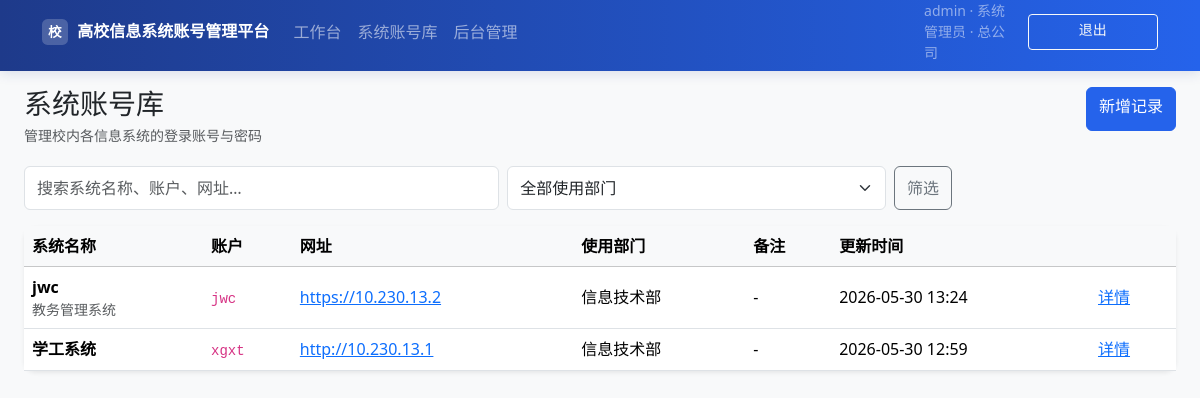
Page /credentials/ (signed in) on the committed database.
### app/models.py (models this page shows, shortened)
class User(UserMixin, db.Model):
    __tablename__ = "users"
    id = db.Column(db.Integer, primary_key=True)
    username = db.Column(db.String(80), unique=True, nullable=False, index=True)
    email = db.Column(db.String(120), unique=True, nullable=False)
    password_hash = db.Column(db.String(256), nullable=False)
    role_level = db.Column(db.Integer, default=ROLE_USER, nullable=False)
    org_id = db.Column(db.Integer, db.ForeignKey("organizations.id"), nullable=True)
    is_active = db.Column(db.Boolean, default=True)
    created_at = db.Column(db.DateTime, default=datetime.utcnow)
    owned_credentials = db.relationship(
        "Credential", backref="owner", lazy=True, foreign_keys="Credential.owner_id"
    )
    permissions = db.relationship("CredentialPermission", backref="user", lazy=True)
    @property
    def role_name(self) -> str:
        return ROLE_LABELS.get(self.role_level, "未知")
    def is_superadmin(self) -> bool:
        return self.role_level == ROLE_SUPERADMIN
    def can_manage_users(self) -> bool:
        return self.role_level <= ROLE_ORG_ADMIN
    def can_write_credentials(self) -> bool:
        return self.role_level <= ROLE_MANAGER

class Organization(db.Model):
    __tablename__ = "organizations"
    id = db.Column(db.Integer, primary_key=True)
    name = db.Column(db.String(120), nullable=False)
    parent_id = db.Column(db.Integer, db.ForeignKey("organizations.id"), nullable=True)
    created_at = db.Column(db.DateTime, default=datetime.utcnow)
    parent = db.relationship("Organization", remote_side=[id], backref="children")
    users = db.relationship("User", backref="organization", lazy=True)
    credentials = db.relationship("Credential", backref="organization", lazy=True)

class Credential(db.Model):
    __tablename__ = "credentials"
    id = db.Column(db.Integer, primary_key=True)
    system_name = db.Column(db.String(200), nullable=False)  # 系统名称
    account = db.Column(db.String(200), default="")  # 账户
    password_encrypted = db.Column(db.Text, default="")  # 密码（加密存储）
    url = db.Column(db.String(500), default="")  # 网址
    use_department = db.Column(db.String(120), default="")  # 使用部门
    system_type = db.Column(db.String(80), default="")  # 系统类型
    notes = db.Column(db.Text, default="")  # 备注
    visibility = db.Column(db.String(20), default=VIS_ORG)
    org_id = db.Column(db.Integer, db.ForeignKey("organizations.id"), nullable=True)
    owner_id = db.Column(db.Integer, db.ForeignKey("users.id"), nullable=False)
    created_at = db.Column(db.DateTime, default=datetime.utcnow)
    updated_at = db.Column(db.DateTime, default=datetime.utcnow, onupdate=datetime.utcnow)
    grants = db.relationship(
        "CredentialPermission", backref="credential", lazy=True, cascade="all, delete-orphan"
    )
    @property
    def department_display(self) -> str:
        if self.use_department:
            return self.use_department
        if self.organization:
            return self.organization.name
        return "-"

### app/routes/credentials.py (the view, shortened to what this page needs)
@bp.route("/")
@login_required
def list_credentials():
    q = request.args.get("q", "").strip().lower()
    dept = request.args.get("dept", "").strip()
    creds = visible_credentials(current_user)
    if dept:
        creds = [c for c in creds if c.use_department == dept or c.department_display == dept]
    departments = sorted({c.department_display for c in visible_credentials(current_user) if c.department_display != "-"})
    return render_template(
        "credentials/list.html",
        credentials=creds,
        q=q,
        dept=dept,
        departments=departments,
        system_types=SYSTEM_TYPES,
        manager_own_only=current_user.role_level == ROLE_MANAGER,
    )

### app/permissions.py (called while the page is built, shortened)
def can_view_credential(user, cred: Credential) -> bool:
    if user.is_superadmin():
        return True

def visible_credentials(user):
    return [c for c in Credential.query.order_by(Credential.updated_at.desc()).all() if can_view_credential(user, c)]

### app/templates/credentials/list.html (shortened to what this page needs)
{% extends "base.html" %}
{% block content %}
<div class="page-header">
  <div>
    <h2 class="mb-1">系统账号库</h2>
    <p class="text-muted mb-0 small">管理校内各信息系统的登录账号与密码</p>
  </div>
  {% if current_user.can_write_credentials() %}
  <a class="btn btn-primary d-none d-md-inline-flex" href="{{ url_for('credentials.create') }}">新增记录</a>
  {% endif %}
</div>
<form class="row g-2 mb-3 filter-form" method="get">
  <div class="col-12 col-md-5">
    <input type="search" name="q" value="{{ q }}" class="form-control" placeholder="搜索系统名称、账户、网址…">
  </div>
  <div class="col-12 col-md-4">
    <select name="dept" class="form-select">
      <option value="">全部使用部门</option>
    </select>
  </div>
  <div class="col-12 col-md-auto">
    <button class="btn btn-outline-secondary w-100">筛选</button>
  </div>
</form>
<div class="card border-0 shadow-sm desktop-table">
  <div class="table-responsive">
    <table class="table table-hover mb-0 align-middle">
      <thead class="table-light">
        <tr>
          <th>系统名称</th>
          <th>账户</th>
          <th>网址</th>
          <th>使用部门</th>
          <th>备注</th>
          <th>更新时间</th>
          <th></th>
        </tr>
      </thead>
      <tbody>
        {% for cred in credentials %}
        <tr>
          <td>
            <strong>{{ cred.system_name }}</strong>
            {% if cred.system_type %}<div class="small text-muted">{{ cred.system_type }}</div>{% endif %}
          </td>
          <td><code>{{ cred.account or '-' }}</code></td>
          <td class="text-truncate" style="max-width:160px">
            {% if cred.url %}<a href="{{ cred.url }}" target="_blank" title="{{ cred.url }}">{{ cred.url }}</a>{% else %}-{% endif %}
          </td>
          <td>{{ cred.department_display }}</td>
          <td class="text-truncate" style="max-width:140px" title="{{ cred.notes }}">{{ cred.notes or '-' }}</td>
          <td>{{ cred.updated_at.strftime('%Y-%m-%d %H:%M') }}</td>
          <td><a href="{{ url_for('credentials.detail', cred_id=cred.id) }}">详情</a></td>
        </tr>
        {% else %}
        <tr><td colspan="7" class="text-center text-muted py-4">暂无系统账号记录</td></tr>
        {% endfor %}
      </tbody>
    </table>
  </div>
</div>
{% endblock %}

### app/templates/base.html (shortened to what this page needs)
<!DOCTYPE html>
<html lang="zh-CN">
<head>
  <link href="https://cdn.jsdelivr.net/npm/bootstrap@5.3.3/dist/css/bootstrap.min.css" rel="stylesheet">
  <link href="{{ url_for('static', filename='css/app.css') }}" rel="stylesheet">
</head>
<body class="bg-light {% if current_user.is_authenticated %}has-mobile-nav{% endif %}">
<nav class="navbar navbar-expand-lg navbar-dark uni-nav">
  <div class="container-fluid container-lg">
    <a class="navbar-brand fw-bold site-brand" href="{{ url_for('main.index') }}">
      <span class="brand-badge">校</span>
      <span class="brand-full d-none d-md-inline">{{ SITE_NAME }}</span>
    </a>
    {% if current_user.is_authenticated %}
    <div class="collapse navbar-collapse" id="nav">
      <ul class="navbar-nav me-auto d-none d-lg-flex">
        <li class="nav-item"><a class="nav-link" href="{{ url_for('main.dashboard') }}">工作台</a></li>
        <li class="nav-item"><a class="nav-link" href="{{ url_for('credentials.list_credentials') }}">系统账号库</a></li>
        {% if current_user.can_manage_users() %}
        <li class="nav-item"><a class="nav-link" href="{{ url_for('admin.index') }}">后台管理</a></li>
        {% endif %}
      </ul>
      <div class="navbar-user-panel py-2 py-lg-0">
        <div class="user-meta text-white-50 small mb-2 mb-lg-0">
          {{ current_user.username }} · {{ current_user.role_name }}
          {% if current_user.organization %}<br class="d-lg-none"><span class="d-lg-none">{{ current_user.organization.name }}</span>{% endif %}
          <span class="d-none d-lg-inline">{% if current_user.organization %} · {{ current_user.organization.name }}{% endif %}</span>
        </div>
        <a class="btn btn-outline-light btn-sm w-100 w-lg-auto" href="{{ url_for('auth.logout') }}">退出</a>
      </div>
    </div>
    {% else %}
    <a class="btn btn-outline-light btn-sm ms-auto" href="{{ url_for('auth.login') }}">登录</a>
    {% endif %}
  </div>
</nav>
<main class="container-fluid container-lg main-content px-3 px-lg-4 pb-4">
  {% block content %}{% endblock %}
</main>
</body>
</html>

### app/static/css/app.css (style rules this page uses)
:root { --uni-primary: #2563eb; --uni-primary-dark: #1e3a8a; --uni-nav-height: 3.5rem; --uni-bottom-nav-height: 3.75rem; --safe-bottom: env(safe-area-inset-bottom, 0px); }
html { -webkit-text-size-adjust: 100%; scroll-behavior: smooth; }
body { min-height: 100vh; min-height: 100dvh; font-size: 16px; line-height: 1.5; padding-bottom: calc(var(--safe-bottom) + 1rem); }
body.has-mobile-nav { padding-bottom: calc(var(--uni-bottom-nav-height) + var(--safe-bottom) + 0.5rem); }
.main-content { padding-top: 1rem; max-width: 1200px; }
.uni-nav { background: linear-gradient(90deg, var(--uni-primary-dark) 0%, var(--uni-primary) 100%); padding-top: env(safe-area-inset-top, 0px); box-shadow: 0 2px 12px rgba(30, 58, 138, 0.15); }
.site-brand { font-size: 1rem; max-width: calc(100vw - 5rem); overflow: hidden; text-overflow: ellipsis; white-space: nowrap; }
.brand-badge { display: inline-flex; align-items: center; justify-content: center; width: 1.6rem; height: 1.6rem; margin-right: 0.35rem; border-radius: 0.35rem; background: rgba(255, 255, 255, 0.2); font-size: 0.85rem; flex-shrink: 0; }
.navbar-user-panel { border-top: 1px solid rgba(255, 255, 255, 0.15); margin-top: 0.5rem; padding-top: 0.75rem; }
@media (min-width: 992px) { .navbar-user-panel { display: flex; align-items: center; gap: 0.75rem; border-top: none; margin-top: 0; padding-top: 0; } }
.page-header { display: flex; flex-wrap: wrap; align-items: flex-start; justify-content: space-between; gap: 0.75rem; margin-bottom: 1.25rem; }
.page-header h1, .page-header h2 { font-size: clamp(1.25rem, 4vw, 1.75rem); margin-bottom: 0.25rem; }
.page-header .btn { min-height: 44px; white-space: nowrap; }
.form-control, .form-select, .btn { min-height: 44px; }
.btn-sm { min-height: 36px; }
.form-control, .form-select { font-size: 16px; }
.desktop-table { display: none; }
@media (min-width: 768px) { .desktop-table { display: block; } }
code { user-select: all; word-break: break-all; }
.btn-primary { background-color: var(--uni-primary); border-color: var(--uni-primary); }
.card { border-radius: 0.75rem; }
.table-responsive { -webkit-overflow-scrolling: touch; }

### rows in the picture
User: username "admin", role_name "系统管理员"
Organization: organization.name "总公司"
Credential: system_name "jwc", system_type "教务管理系统", account "jwc", url "https://10.230.13.2", department_display "信息技术部", notes "-", updated_at "2026-05-30 13:24"
Credential: system_name "学工系统", account "xgxt", url "http://10.230.13.1", department_display "信息技术部", notes "-", updated_at "2026-05-30 12:59"

### other values in the picture
{{ SITE_NAME }} "高校信息系统账号管理平台"
